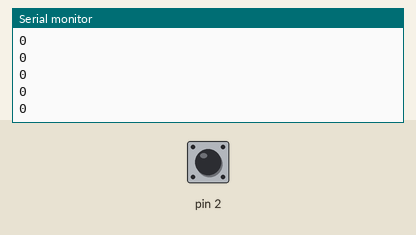
A sketch run on a simulated Arduino Uno, built with avr-gcc and run on an emulated ATmega328P. On the bench: the last lines printed to the serial monitor. Inputs (shaded band) come from the test bench; at power-on: pin 2 HIGH.

Above: at 1.2 s.
1.3 s: pin 2 pulled LOW for 0.15 s
At 1.51 s:
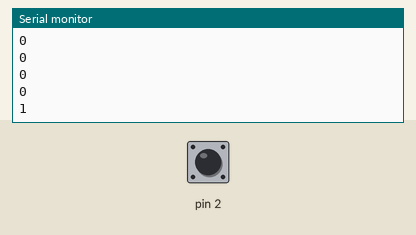
2.9 s: pin 2 pulled LOW for 1 s
At 3.91 s:
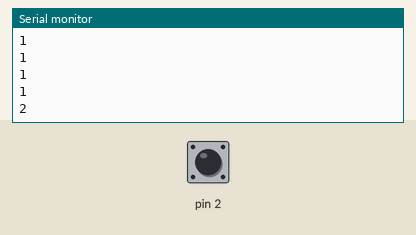
5.4 s: pin 2 pulled LOW for 0.15 s
At 5.61 s:
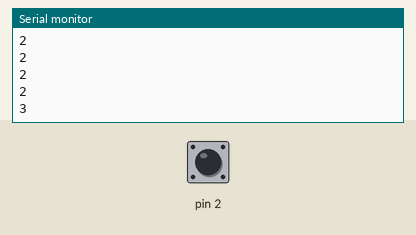
Timing chart, 0 to 8.4 s (numbered marks = the images above; inputs shaded):
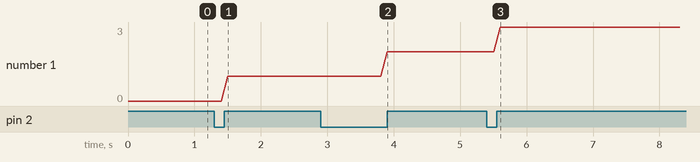

Measured:
- after the input at 1.3 s, the serial monitor: prints a new line after 0.20 s (image 1)
- after the input at 2.9 s, the serial monitor: prints a new line after 1.0 s (image 2)
- after the input at 5.4 s, the serial monitor: prints a new line after 0.21 s (image 3)
- plotted number 1: 0 → 1 after the input at 1.3 s, 1 → 2 after the input at 2.9 s, 2 → 3 after the input at 5.4 s

The sketch:

2.ino
```cpp
long count = 0;

void setup()
{
  pinMode(2, INPUT_PULLUP);
  Serial.begin(9600);

  attachInterrupt(digitalPinToInterrupt(2), countIt, RISING);
}

void countIt() {
	count++;
}

void loop()
{
  Serial.println(count);
  delay(100);
}
```
